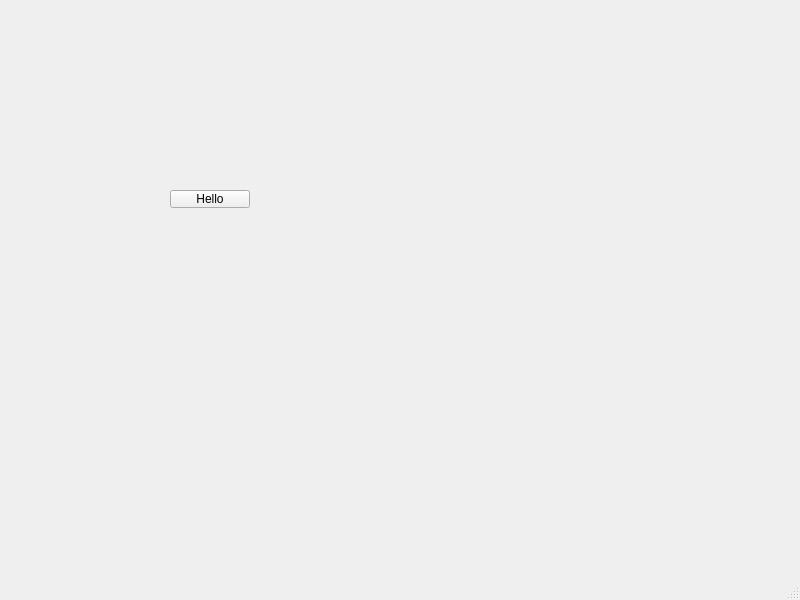
<?xml version="1.0" encoding="UTF-8"?>
<ui version="4.0">
 <class>MainWindow</class>
 <widget class="QMainWindow" name="MainWindow">
  <property name="geometry">
   <rect>
    <x>0</x>
    <y>0</y>
    <width>800</width>
    <height>600</height>
   </rect>
  </property>
  <property name="windowTitle">
   <string>MainWindow</string>
  </property>
  <widget class="QWidget" name="centralwidget">
   <widget class="QPushButton" name="pushButton">
    <property name="geometry">
     <rect>
      <x>170</x>
      <y>190</y>
      <width>80</width>
      <height>18</height>
     </rect>
    </property>
    <property name="text">
     <string>Hello</string>
    </property>
   </widget>
  </widget>
  <widget class="QMenuBar" name="menubar">
   <property name="geometry">
    <rect>
     <x>0</x>
     <y>0</y>
     <width>800</width>
     <height>17</height>
    </rect>
   </property>
  </widget>
  <widget class="QStatusBar" name="statusbar"/>
 </widget>
 <resources/>
 <connections/>
</ui>
